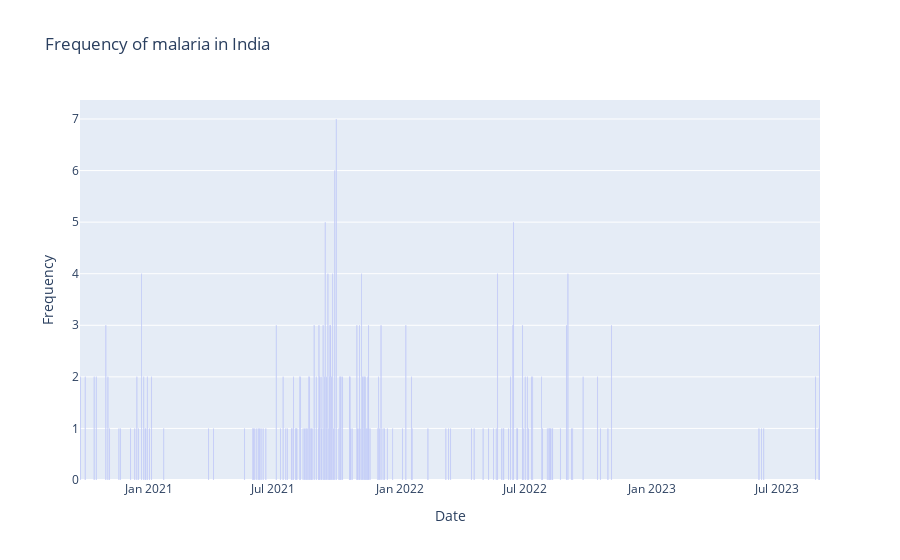

Notebook code for this chart:
### Code cell
plot_country_disease('India','malaria')

### Figure 1 — Plotly figure (JSON) as saved in the notebook; plotly's stock layout.template omitted (floating-point values rounded to 4 significant figures; data arrays with more than 128 entries replaced by an {"elided": "..."} marker saying what was removed)
{"data": [{"alignmentgroup": "True", "hovertemplate": "Date=%{x}<br>Frequency=%{y}<extra></extra>", "legendgroup": "", "marker": {"color": "#636efa", "pattern": {"shape": ""}}, "name": "", "offsetgroup": "", "orientation": "v", "showlegend": false, "textposition": "auto", "type": "bar", "x": {"elided": "167 str values"}, "xaxis": "x", "y": {"elided": "167 int values"}, "yaxis": "y"}], "layout": {"barmode": "relative", "legend": {"tracegroupgap": 0}, "title": {"text": "Frequency of malaria in India"}, "xaxis": {"anchor": "y", "domain": [0, 1], "title": {"text": "Date"}}, "yaxis": {"anchor": "x", "domain": [0, 1], "title": {"text": "Frequency"}}}}
